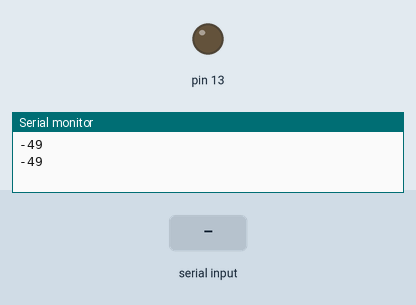
Recording of a sketch running on a simulated Arduino Uno, built with avr-gcc and run on an emulated ATmega328P. On the bench: output pins drawn as LEDs (lit = HIGH), the last lines printed to the serial monitor. Dashed ring = blinking. The inputs (shaded band) are chosen by the test bench.

Above: at 1.2 s.
1.3 s: "90 45\n" received over Serial
At 2.4 s:
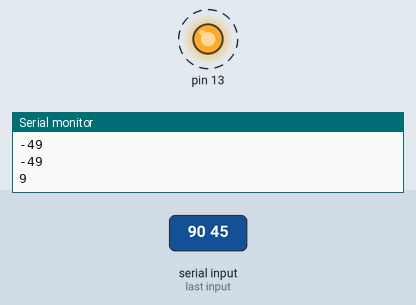
Timing chart, 0 to 10.3 s (numbered marks = the images above; inputs shaded):
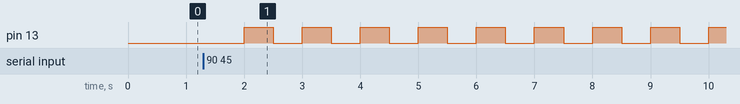

The sketch:

les4.ino
```cpp
void setup() {
  Serial.begin(9600);
  pinMode(13, OUTPUT);
}

void loop() {
  //#1
  String namee = "Aisara";
  namee.concat(" ");
  namee.concat("Ysmagul");
  //Serial.println(namee);
  //#2
  String text = "asbdjhasd asndk asjdn asdn";
  int count = 0;
  for (char i:text){
    if (i==' '){
      count++;
    }
  }
  //Serial.println(count);
  //#3
  String s = "Name Surname Age";
  int start = 0;
  for (int i = 0;i<s.length();i++){
    if (s.charAt(i)==' '){
      //Serial.println(s.substring(start, i));
      start = i+1;
    }
  }
  //Serial.println(s.substring(start, s.length()));
  //#4
  String s2 = "2dsfds4ef345ef";
  for(char i: s2){
    if(isDigit(i)){
      //Serial.println(i);
    }
  }
  //#5
  //Serial.println(compare(3,4));
  //#6
  int arrr[] = {2,4,5,6,7,8,22,23,12,0};
  //Serial.println(minimum(arrr, 10));
  //#7
  int ar[] = {1,6,7,2};
  //sortt(ar, 4);
  //#8
  int n = Serial.read()-'0';
  Serial.println(n);
  for (int i=0;i<int(n);i++){
    digitalWrite(13, HIGH);
    delay(500);
    digitalWrite(13, LOW);
    delay(500);
  }
  delay(1000);
}
int compare(int a, int b){
  if (a < b){return (-1);}
  else if(a>b){return (1);}
  else {return (0);}
}

int minimum(int arr[], int len){
  int m = arr[0];
  for(int j=0;j<len;j++){
    if (arr[j]<m){m = arr[j];}
  }
  return m;
}

void sortt(int arr[], int len){
  for (int j = 0;j<len-1;j++){
    for (int i = 0;i<len-i+1;i++){
      if (arr[i]>arr[i+1]){
        int t = arr[i];
        arr[i] = arr[i+1];
        arr[i+1] = t;
      }
    }
  }
  for (int i = 0;i<len;i++){
    //Serial.println(arr[i]);
    //delay(1000);
   }
}
```

Measured:
- after the input at 1.3 s, pin 13: alternates HIGH for 0.50 s and LOW for 0.50 s, starting after 0.70 s
